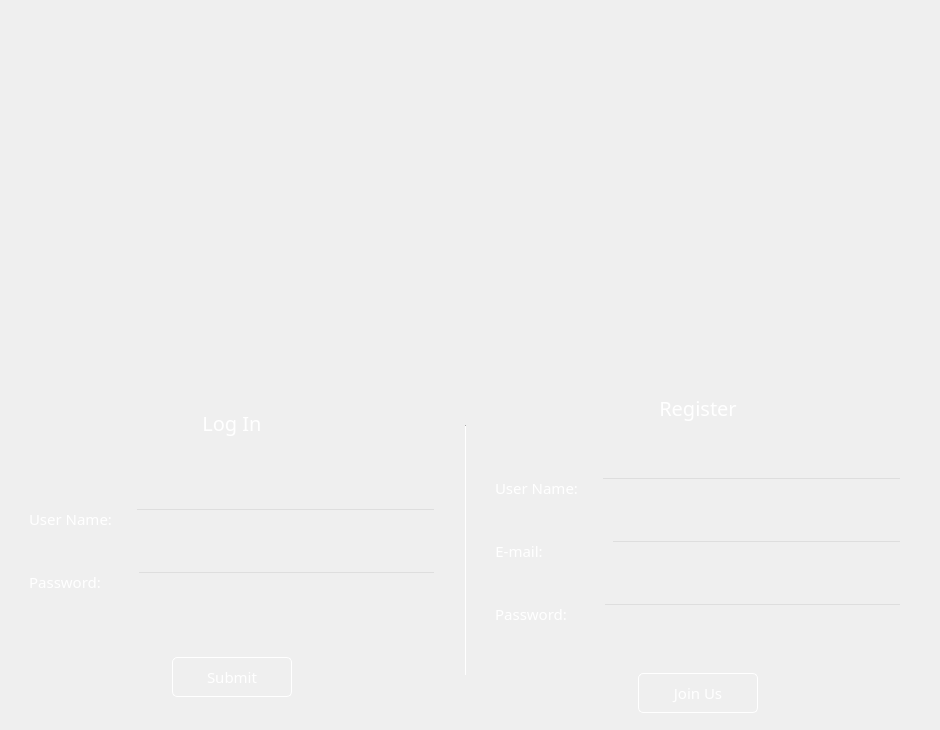
      <widget class="QFrame" name="FirstScreen">
       <property name="enabled">
        <bool>true</bool>
       </property>
       <property name="styleSheet">
        <string notr="true"/>
       </property>
       <property name="frameShape">
        <enum>QFrame::NoFrame</enum>
       </property>
       <property name="frameShadow">
        <enum>QFrame::Raised</enum>
       </property>
       <property name="lineWidth">
        <number>0</number>
       </property>
       <widget class="QWidget" name="verticalLayoutWidget">
        <property name="geometry">
         <rect>
          <x>0</x>
          <y>20</y>
          <width>931</width>
          <height>311</height>
         </rect>
        </property>
        <layout class="QVBoxLayout" name="LogoLayout">
         <property name="spacing">
          <number>0</number>
         </property>
         <property name="topMargin">
          <number>0</number>
         </property>
         <item alignment="Qt::AlignHCenter|Qt::AlignVCenter">
          <widget class="QLabel" name="ImageLogo">
           <property name="maximumSize">
            <size>
             <width>170</width>
             <height>245</height>
            </size>
           </property>
           <property name="text">
            <string/>
           </property>
           <property name="pixmap">
            <pixmap resource="D:/Laptop Icons/Assets.qrc">:/images/C:/Users/Sebastian/PycharmProjects/FaceAI/Assets/Branding/faceUUI.png</pixmap>
           </property>
           <property name="scaledContents">
            <bool>true</bool>
           </property>
           <property name="margin">
            <number>0</number>
           </property>
           <property name="indent">
            <number>0</number>
           </property>
          </widget>
         </item>
         <item alignment="Qt::AlignHCenter|Qt::AlignVCenter">
          <widget class="QLabel" name="TextLogo">
           <property name="sizePolicy">
            <sizepolicy hsizetype="Preferred" vsizetype="Preferred">
             <horstretch>0</horstretch>
             <verstretch>0</verstretch>
            </sizepolicy>
           </property>
           <property name="maximumSize">
            <size>
             <width>270</width>
             <height>59</height>
            </size>
           </property>
           <property name="autoFillBackground">
            <bool>false</bool>
           </property>
           <property name="text">
            <string/>
           </property>
           <property name="pixmap">
            <pixmap resource="D:/Laptop Icons/Assets.qrc">:/images/C:/Users/Sebastian/PycharmProjects/FaceAI/Assets/Branding/logo.png</pixmap>
           </property>
           <property name="scaledContents">
            <bool>true</bool>
           </property>
           <property name="alignment">
            <set>Qt::AlignBottom|Qt::AlignLeading|Qt::AlignLeft</set>
           </property>
           <property name="wordWrap">
            <bool>false</bool>
           </property>
           <property name="margin">
            <number>0</number>
           </property>
           <property name="indent">
            <number>0</number>
           </property>
          </widget>
         </item>
        </layout>
       </widget>
       <widget class="QWidget" name="horizontalLayoutWidget">
        <property name="geometry">
         <rect>
          <x>0</x>
          <y>380</y>
          <width>931</width>
          <height>341</height>
         </rect>
        </property>
        <layout class="QHBoxLayout" name="LogInRegisterLayout">
         <property name="spacing">
          <number>0</number>
         </property>
         <item>
          <layout class="QVBoxLayout" name="LogInLayout">
           <property name="spacing">
            <number>41</number>
           </property>
           <property name="leftMargin">
            <number>29</number>
           </property>
           <property name="topMargin">
            <number>0</number>
           </property>
           <property name="rightMargin">
            <number>29</number>
           </property>
           <property name="bottomMargin">
            <number>0</number>
           </property>
           <item alignment="Qt::AlignHCenter|Qt::AlignVCenter">
            <widget class="QLabel" name="LogInLabel">
             <property name="font">
              <font>
               <family>Futurist Fixed-width</family>
               <pointsize>15</pointsize>
              </font>
             </property>
             <property name="layoutDirection">
              <enum>Qt::LeftToRight</enum>
             </property>
             <property name="autoFillBackground">
              <bool>false</bool>
             </property>
             <property name="styleSheet">
              <string notr="true">background-color: rgba(0,0,0,0);
color: white;</string>
             </property>
             <property name="lineWidth">
              <number>1</number>
             </property>
             <property name="text">
              <string>Log In</string>
             </property>
             <property name="alignment">
              <set>Qt::AlignCenter</set>
             </property>
             <property name="wordWrap">
              <bool>false</bool>
             </property>
            </widget>
           </item>
           <item>
            <layout class="QHBoxLayout" name="UserNameLogInLayout">
             <property name="spacing">
              <number>23</number>
             </property>
             <item alignment="Qt::AlignHCenter|Qt::AlignVCenter">
              <widget class="QLabel" name="UserLogInLabel">
               <property name="font">
                <font>
                 <family>Futurist Fixed-width</family>
                 <pointsize>11</pointsize>
                 <weight>50</weight>
                 <italic>false</italic>
                 <bold>false</bold>
                 <underline>false</underline>
                 <strikeout>false</strikeout>
                </font>
               </property>
               <property name="styleSheet">
                <string notr="true">background-color: rgba(0,0,0,0);
color: white;</string>
               </property>
               <property name="text">
                <string>User Name:</string>
               </property>
               <property name="alignment">
                <set>Qt::AlignCenter</set>
               </property>
              </widget>
             </item>
             <item>
              <widget class="QLineEdit" name="UserLogInEdit">
               <property name="styleSheet">
                <string notr="true">background-color: rgba(0,0,0,0);
color: white;
font-family: &quot;Futurist Fixed-width&quot;</string>
               </property>
               <property name="echoMode">
                <enum>QLineEdit::Normal</enum>
               </property>
              </widget>
             </item>
            </layout>
           </item>
           <item>
            <layout class="QHBoxLayout" name="PasswordLogInLayout">
             <property name="spacing">
              <number>36</number>
             </property>
             <item alignment="Qt::AlignHCenter|Qt::AlignVCenter">
              <widget class="QLabel" name="PasswordLogInLabel">
               <property name="font">
                <font>
                 <family>Futurist Fixed-width</family>
                 <pointsize>11</pointsize>
                 <weight>50</weight>
                 <italic>false</italic>
                 <bold>false</bold>
                 <underline>false</underline>
                 <strikeout>false</strikeout>
                </font>
               </property>
               <property name="styleSheet">
                <string notr="true">background-color: rgba(0,0,0,0);
color: white;</string>
               </property>
               <property name="text">
                <string>Password:</string>
               </property>
               <property name="alignment">
                <set>Qt::AlignCenter</set>
               </property>
              </widget>
             </item>
             <item>
              <widget class="QLineEdit" name="PasswordLogInEdit">
               <property name="styleSheet">
                <string notr="true">background-color: rgba(0,0,0,0);
color: white;
font-family: &quot;Futurist Fixed-width&quot;</string>
               </property>
               <property name="inputMask">
                <string/>
               </property>
               <property name="text">
                <string/>
               </property>
               <property name="frame">
                <bool>true</bool>
               </property>
               <property name="echoMode">
                <enum>QLineEdit::Password</enum>
               </property>
              </widget>
             </item>
            </layout>
           </item>
           <item alignment="Qt::AlignHCenter|Qt::AlignVCenter">
            <widget class="QPushButton" name="SubmitButton">
             <property name="sizePolicy">
              <sizepolicy hsizetype="Fixed" vsizetype="Fixed">
               <horstretch>0</horstretch>
               <verstretch>0</verstretch>
              </sizepolicy>
             </property>
             <property name="minimumSize">
              <size>
               <width>120</width>
               <height>40</height>
              </size>
             </property>
             <property name="maximumSize">
              <size>
               <width>120</width>
               <height>40</height>
              </size>
             </property>
             <property name="font">
              <font>
               <family>Futurist Fixed-width</family>
               <pointsize>11</pointsize>
              </font>
             </property>
             <property name="styleSheet">
              <string notr="true">color: white;
border: 1px solid white;
border-radius: 5px;</string>
             </property>
             <property name="text">
              <string>Submit</string>
             </property>
             <property name="autoDefault">
              <bool>false</bool>
             </property>
             <property name="default">
              <bool>false</bool>
             </property>
             <property name="flat">
              <bool>true</bool>
             </property>
            </widget>
           </item>
          </layout>
         </item>
         <item>
          <widget class="Line" name="divider">
           <property name="minimumSize">
            <size>
             <width>1</width>
             <height>250</height>
            </size>
           </property>
           <property name="maximumSize">
            <size>
             <width>1</width>
             <height>250</height>
            </size>
           </property>
           <property name="styleSheet">
            <string notr="true">background-color: white;
</string>
           </property>
           <property name="orientation">
            <enum>Qt::Vertical</enum>
           </property>
          </widget>
         </item>
         <item>
          <layout class="QVBoxLayout" name="RegisterLayout">
           <property name="spacing">
            <number>41</number>
           </property>
           <property name="leftMargin">
            <number>29</number>
           </property>
           <property name="topMargin">
            <number>0</number>
           </property>
           <property name="rightMargin">
            <number>29</number>
           </property>
           <property name="bottomMargin">
            <number>0</number>
           </property>
           <item alignment="Qt::AlignHCenter|Qt::AlignVCenter">
            <widget class="QLabel" name="RegisterLabel">
             <property name="font">
              <font>
               <family>Futurist Fixed-width</family>
               <pointsize>15</pointsize>
              </font>
             </property>
             <property name="layoutDirection">
              <enum>Qt::LeftToRight</enum>
             </property>
             <property name="autoFillBackground">
              <bool>false</bool>
             </property>
             <property name="styleSheet">
              <string notr="true">background-color: rgba(0,0,0,0);
color: white;</string>
             </property>
             <property name="lineWidth">
              <number>1</number>
             </property>
             <property name="text">
              <string>Register</string>
             </property>
             <property name="alignment">
              <set>Qt::AlignCenter</set>
             </property>
             <property name="wordWrap">
              <bool>false</bool>
             </property>
            </widget>
           </item>
           <item>
            <layout class="QHBoxLayout" name="UserRegisterLayout">
             <property name="spacing">
              <number>23</number>
             </property>
             <item alignment="Qt::AlignHCenter|Qt::AlignVCenter">
              <widget class="QLabel" name="UserRegisterLabel">
               <property name="font">
                <font>
                 <family>Futurist Fixed-width</family>
                 <pointsize>11</pointsize>
                 <weight>50</weight>
                 <italic>false</italic>
                 <bold>false</bold>
                 <underline>false</underline>
                 <strikeout>false</strikeout>
                </font>
               </property>
               <property name="styleSheet">
                <string notr="true">background-color: rgba(0,0,0,0);
color: white;</string>
               </property>
               <property name="text">
                <string>User Name:</string>
               </property>
               <property name="alignment">
                <set>Qt::AlignCenter</set>
               </property>
              </widget>
             </item>
             <item>
              <widget class="QLineEdit" name="UserRegisterEdit">
               <property name="styleSheet">
                <string notr="true">background-color: rgba(0,0,0,0);
color: white;
font-family: &quot;Futurist Fixed-width&quot;</string>
               </property>
               <property name="echoMode">
                <enum>QLineEdit::Normal</enum>
               </property>
              </widget>
             </item>
            </layout>
           </item>
           <item>
            <layout class="QHBoxLayout" name="EmailLayout">
             <property name="spacing">
              <number>68</number>
             </property>
             <item alignment="Qt::AlignHCenter|Qt::AlignVCenter">
              <widget class="QLabel" name="EmailLabel">
               <property name="font">
                <font>
                 <family>Futurist Fixed-width</family>
                 <pointsize>11</pointsize>
                 <weight>50</weight>
                 <italic>false</italic>
                 <bold>false</bold>
                 <underline>false</underline>
                 <strikeout>false</strikeout>
                </font>
               </property>
               <property name="styleSheet">
                <string notr="true">background-color: rgba(0,0,0,0);
color: white;</string>
               </property>
               <property name="text">
                <string>E-mail:</string>
               </property>
               <property name="alignment">
                <set>Qt::AlignCenter</set>
               </property>
              </widget>
             </item>
             <item>
              <widget class="QLineEdit" name="EmailEdit">
               <property name="styleSheet">
                <string notr="true">background-color: rgba(0,0,0,0);
color: white;
font-family: &quot;Futurist Fixed-width&quot;</string>
               </property>
               <property name="inputMethodHints">
                <set>Qt::ImhEmailCharactersOnly</set>
               </property>
               <property name="echoMode">
                <enum>QLineEdit::Normal</enum>
               </property>
              </widget>
             </item>
            </layout>
           </item>
           <item>
            <layout class="QHBoxLayout" name="PasswordRegisterLayout">
             <property name="spacing">
              <number>36</number>
             </property>
             <item alignment="Qt::AlignHCenter|Qt::AlignVCenter">
              <widget class="QLabel" name="PasswordRegisterLabel">
               <property name="font">
                <font>
                 <family>Futurist Fixed-width</family>
                 <pointsize>11</pointsize>
                 <weight>50</weight>
                 <italic>false</italic>
                 <bold>false</bold>
                 <underline>false</underline>
                 <strikeout>false</strikeout>
                </font>
               </property>
               <property name="styleSheet">
                <string notr="true">background-color: rgba(0,0,0,0);
color: white;</string>
               </property>
               <property name="text">
                <string>Password:</string>
               </property>
               <property name="alignment">
                <set>Qt::AlignCenter</set>
               </property>
              </widget>
             </item>
             <item>
              <widget class="QLineEdit" name="PasswordRegisterEdit">
               <property name="styleSheet">
                <string notr="true">background-color: rgba(0,0,0,0);
color: white;
font-family: &quot;Futurist Fixed-width&quot;</string>
               </property>
               <property name="inputMask">
                <string/>
               </property>
               <property name="text">
                <string/>
               </property>
               <property name="frame">
                <bool>true</bool>
               </property>
               <property name="echoMode">
                <enum>QLineEdit::Password</enum>
               </property>
              </widget>
             </item>
            </layout>
           </item>
           <item alignment="Qt::AlignHCenter|Qt::AlignVCenter">
            <widget class="QPushButton" name="JoinButton">
             <property name="sizePolicy">
              <sizepolicy hsizetype="Fixed" vsizetype="Fixed">
               <horstretch>0</horstretch>
               <verstretch>0</verstretch>
              </sizepolicy>
             </property>
             <property name="minimumSize">
              <size>
               <width>120</width>
               <height>40</height>
              </size>
             </property>
             <property name="maximumSize">
              <size>
               <width>120</width>
               <height>40</height>
              </size>
             </property>
             <property name="font">
              <font>
               <family>Futurist Fixed-width</family>
               <pointsize>11</pointsize>
              </font>
             </property>
             <property name="styleSheet">
              <string notr="true">color: white;
border: 1px solid white;
border-radius: 5px;</string>
             </property>
             <property name="text">
              <string>Join Us</string>
             </property>
             <property name="autoDefault">
              <bool>false</bool>
             </property>
             <property name="default">
              <bool>false</bool>
             </property>
             <property name="flat">
              <bool>true</bool>
             </property>
            </widget>
           </item>
          </layout>
         </item>
        </layout>
       </widget>
      </widget>
